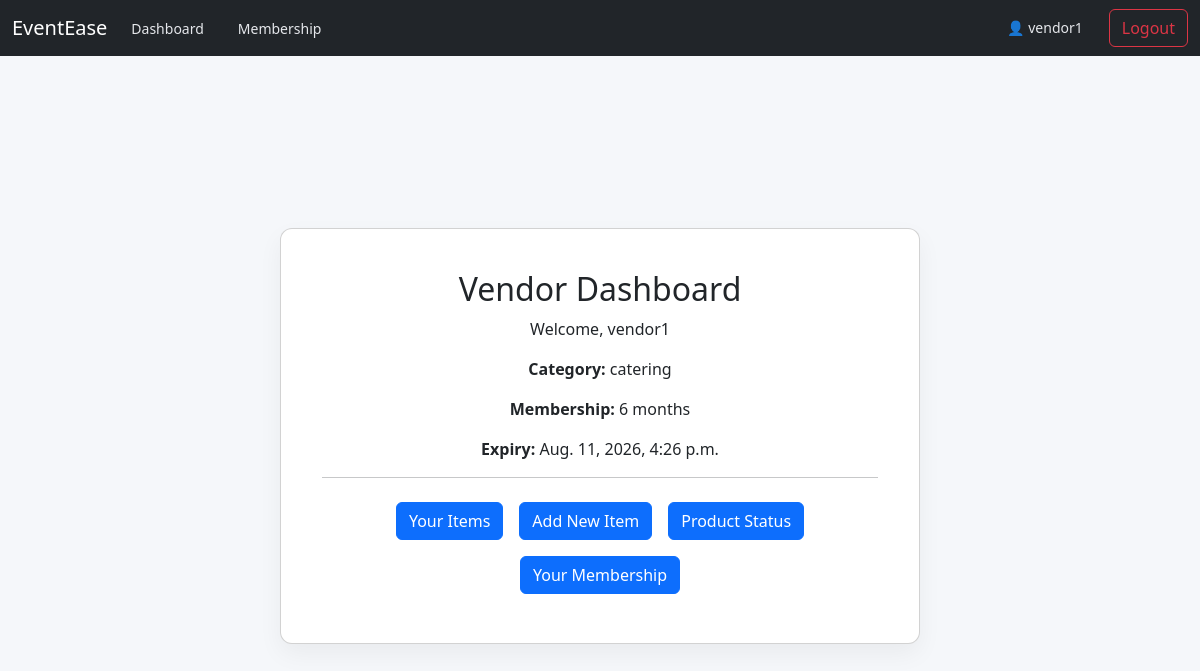
The app's page /vendor/ (signed in) with its own data.
### eventsapp/models.py (models this page shows, shortened)
class CustomUser(AbstractUser):
    ROLE_CHOICES = (
        ('USER', 'User'),
        ('VENDOR', 'Vendor'),
        ('ADMIN', 'Admin'),
    )
    MEMBERSHIP_CHOICES = (
        ('6m', '6 months'),
        ('1y', '1 year'),
        ('2y', '2 years'),
    )
    VENDOR_CATEGORY = (
        ('catering', 'Catering'),
        ('florist', 'Florist'),
        ('decoration', 'Decoration'),
        ('lighting', 'Lighting'),
    )
    role = models.CharField(max_length=10, choices=ROLE_CHOICES, default='USER')
    vendor_category = models.CharField(max_length=20, choices=VENDOR_CATEGORY, blank=True, null=True)
    membership = models.CharField(max_length=2, choices=MEMBERSHIP_CHOICES, default='6m')
    membership_expiry = models.DateTimeField(blank=True, null=True)

### eventsapp/views.py (the view)
# urls.py: path('vendor/', views.vendor_main, name='vendor_main'),
@role_required('VENDOR')
def vendor_main(request):
    return render(request, 'vendor/vendor_main.html')

### eventsapp/views.py (called while the page is built)
def role_required(role):
    def decorator(view_func):
        @wraps(view_func)
        def _wrapped(request, *args, **kwargs):
            if not request.user.is_authenticated:
                return redirect('login')
            if request.user.role != role:
                messages.error(request, 'Access denied.')
                return redirect('/')
            return view_func(request, *args, **kwargs)
        return _wrapped
    return decorator

### eventsapp/templates/vendor/vendor_main.html
{% extends 'base.html' %}
{% block content %}
<div class="d-flex justify-content-center align-items-center" style="height: 80vh;">
    <div class="card text-center" style="width: 40rem;">
        <div class="card-body">
            <h2 class="card-title">Vendor Dashboard</h2>
            <p class="card-text">Welcome, {{ request.user.username }}</p>
            <p class="card-text"><strong>Category:</strong> {{ request.user.vendor_category }}</p>
            <p class="card-text"><strong>Membership:</strong> {{ request.user.get_membership_display }}</p>
            <p class="card-text"><strong>Expiry:</strong> {{ request.user.membership_expiry }}</p>
            <hr>
            <div class="d-flex justify-content-center flex-wrap">
                <a href="/vendor/items/" class="btn btn-primary m-2">Your Items</a>
                <a href="/vendor/items/add/" class="btn btn-primary m-2">Add New Item</a>
                <a href="/vendor/items/status/" class="btn btn-primary m-2">Product Status</a>
                <a href="/vendor/membership/" class="btn btn-primary m-2">Your Membership</a>
            </div>
        </div>
    </div>
</div>
{% endblock %}

### eventsapp/templates/base.html (shortened to what this page needs)
<!DOCTYPE html>
<html>
<head>
    <link rel="stylesheet" href="https://cdn.jsdelivr.net/npm/bootstrap@5.3.2/dist/css/bootstrap.min.css">
    <link rel="stylesheet" href="/static/css/style.css">
</head>
<body>
<nav class="navbar navbar-expand-lg navbar-dark bg-dark">
    <div class="container-fluid">
        <a class="navbar-brand" href="/">EventEase</a>
        <div class="collapse navbar-collapse">
            <ul class="navbar-nav me-auto mb-2 mb-lg-0">
                {% if request.user.is_authenticated %}
                    {% if request.user.role == "USER" %}
                        <li class="nav-item"><a href="/user/" class="nav-link">Dashboard</a></li>
                        <li class="nav-item"><a href="/user/membership/" class="nav-link">Membership</a></li>
                    {% elif request.user.role == "VENDOR" %}
                        <li class="nav-item"><a href="/vendor/" class="nav-link">Dashboard</a></li>
                        <li class="nav-item"><a href="/vendor/membership/" class="nav-link">Membership</a></li>
                    {% elif request.user.role == "ADMIN" %}
                        <li class="nav-item"><a href="/admin-dashboard/" class="nav-link">Dashboard</a></li>
                    {% endif %}
                {% endif %}
            </ul>
            <ul class="navbar-nav">
                {% if request.user.is_authenticated %}
                    <li class="nav-item"><span class="nav-link">👤 {{ request.user.username }}</span></li>
                    <li class="nav-item"><a href="/logout/" class="btn btn-outline-danger">Logout</a></li>
                {% else %}
                    <li class="nav-item"><a href="/login/" class="nav-link">Login</a></li>
                    <li class="nav-item"><a href="/register/" class="nav-link">Register</a></li>
                {% endif %}
            </ul>
        </div>
    </div>
</nav>
<div class="container">
    {% block content %}
    {% endblock %}
</div>
</body>
</html>

### eventsapp/static/css/style.css (style rules this page uses)
body { margin: 0; font-family: 'Segoe UI', sans-serif; background: #f5f7fa; }
.container { max-width: 1000px; margin: 40px auto; padding: 20px; }
.card { background: white; padding: 25px; border-radius: 12px; box-shadow: 0 10px 25px rgba(0, 0, 0, 0.05); }
.nav-link { margin-right: 18px; color: #e5e7eb; text-decoration: none; font-size: 14px; }

### records on screen
CustomUser: user.username "vendor1", user.vendor_category "catering", user.membership "6 months", user.membership_expiry "Aug. 11, 2026, 4:26 p.m."
